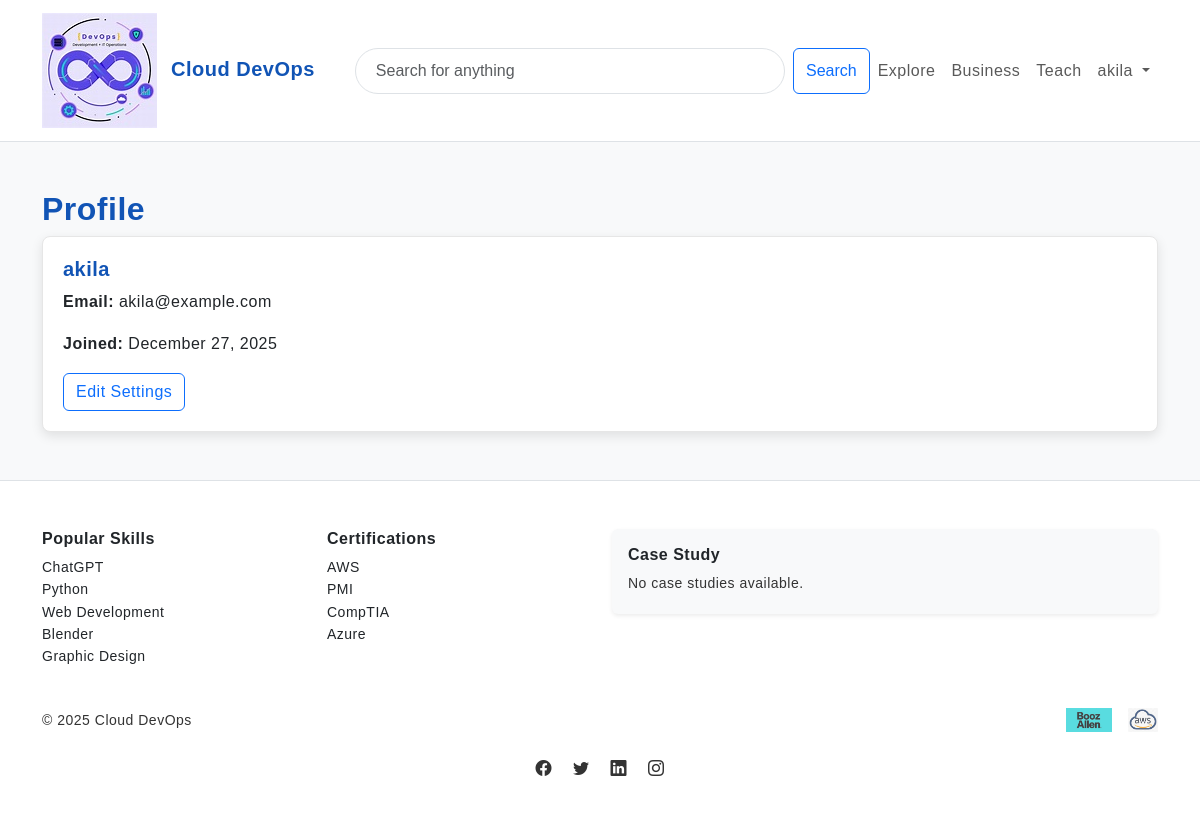
The app's page /accounts/profile/ (signed in) with its own data.
### accounts/models.py (models this page shows, shortened)
class CustomUser(AbstractUser):
    is_instructor = models.BooleanField(default=False)
    objects = CustomUserManager()

### accounts/views.py (the view)
# urls.py: path("profile/", profile, name="profile"),
@login_required
def profile(request):
    return render(request, "accounts/profile.html", {"user": request.user})

### accounts/templates/accounts/profile.html
{% extends "core/base.html" %}
{% load static %}
{% block content %}
<div class="container py-5">
  <h2 class="fw-bold">Profile</h2>
  <div class="card">
    <div class="card-body">
      <h5 class="card-title">{{ user.username }}</h5>
      <p class="card-text"><strong>Email:</strong> {{ user.email }}</p>
      <p class="card-text"><strong>Joined:</strong> {{ user.date_joined|date:"F j, Y" }}</p>
      <a href="{% url 'accounts:settings' %}" class="btn btn-outline-primary">Edit Settings</a>
    </div>
  </div>
</div>
{% endblock %}

### core/templates/core/partials/navbar.html (shortened to what this page needs)
{% load static %}
<nav class="navbar navbar-expand-lg navbar-light bg-white border-bottom sticky-top">
  <div class="container">
    <a class="navbar-brand fw-bold text-primary" href="{% url 'core:home' %}">
      <img src="{% static 'core/img/logo.jpg' %}" alt="Cloud DevOps" height="30" class="me-2 img-fluid">
      Cloud DevOps
    </a>
    <div id="mainNav" class="collapse navbar-collapse">
      <form class="d-flex ms-lg-4 flex-grow-1" role="search">
        <input class="form-control me-2" type="search" placeholder="Search for anything" aria-label="Search">
        <button class="btn btn-outline-primary" type="submit">Search</button>
      </form>
      <ul class="navbar-nav ms-auto">
        <li class="nav-item">
          <a class="nav-link" href="{% url 'courses:catalog' %}">Explore</a>
        </li>
        <li class="nav-item">
          <a class="nav-link" href="{% url 'core:business' %}">Business</a>
        </li>
        <li class="nav-item">
          <a class="nav-link" href="{% url 'core:teach' %}">Teach</a>
        </li>
        {% if user.is_authenticated %}
          <li class="nav-item dropdown">
            <a class="nav-link dropdown-toggle" href="#" id="userMenu" role="button" data-bs-toggle="dropdown" aria-expanded="false">
              {{ user.username }}
            </a>
          </li>
        {% endif %}
      </ul>
    </div>
  </div>
</nav>

### core/static/core/css/theme.css (style rules this page uses)
:root { --deepblue-700: #0b3d91; --deepblue-600: #1154b5; --deepblue-500: #1e6bd9; --amber-500: #ffb300; --amber-600: #ff9900; --neutral-light: #f7f7f7; --neutral-dark: #333; }
.text-primary { color: var(--deepblue-600) !important; }
.card { box-shadow: 0 4px 12px rgba(0, 0, 0, 0.1); }
.card-body { padding: 20px; }
.card-title { color: var(--deepblue-600); }

### core/static/core/css/udemy-clone.css (style rules this page uses)
body { font-feature-settings: "kern"; font-family: 'Arial', sans-serif; line-height: 1.6; letter-spacing: 0.5px; background-color: rgb(139, 182, 47); }
.card-title { font-weight: 600; font-size: 1.25rem; color: var(--deepblue-600); }
.navbar .form-control { border-radius: 999px; padding: 10px 20px; font-size: 16px; transition: all 0.3s ease; }
.card-body { transition: padding 0.3s ease; }
h1, h2, h3, h4, h5 { font-weight: 700; color: var(--deepblue-600); }
h2 { font-size: 2rem; }
.card { border: 1px solid #e6e6e6; border-radius: 8px; box-shadow: 0 4px 10px rgba(0, 0, 0, 0.05); transition: transform 0.3s ease, box-shadow 0.3s ease; }
.card-body { padding: 1.25rem; }
.text-primary { color: var(--deepblue-600) !important; }
.card { box-shadow: 0 4px 12px rgba(0, 0, 0, 0.1); }
.card-body { padding: 20px; }
.card-title { color: var(--deepblue-600); }

### records on screen
CustomUser: username "akila", email "akila@example.com", date_joined "December 27, 2025"

### other values on screen
{{ now|default:2025 }} "2025"
